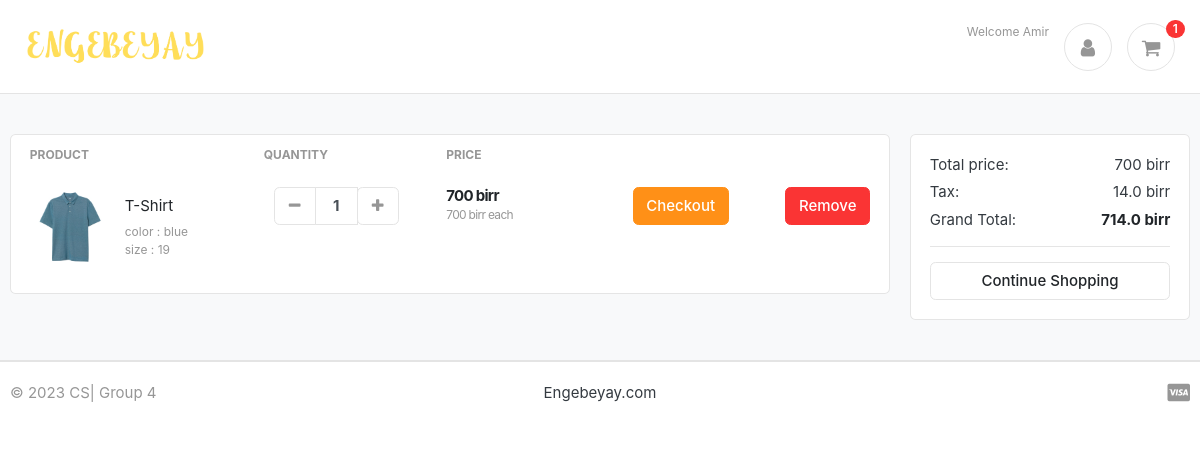
Before: /cart/ (signed in) with the older database file.
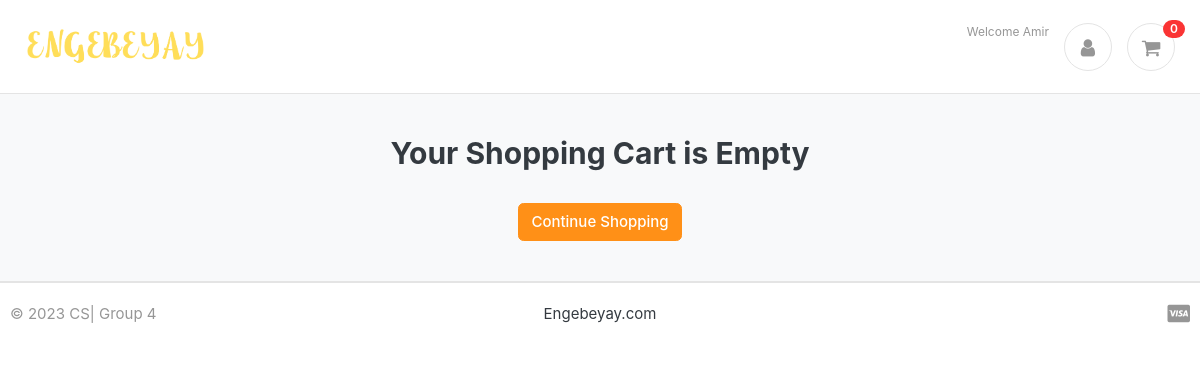
After: the same page with the newer database file.
### carts/models.py (models this page shows, shortened)
class CartItem(models.Model):
    user = models.ForeignKey(Account, on_delete=models.CASCADE, null=True)
    product = models.ForeignKey(Product, on_delete=models.CASCADE)
    variations = models.ManyToManyField(Variation, blank=True)
    cart    = models.ForeignKey(Cart, on_delete=models.CASCADE, null=True)
    quantity = models.IntegerField()
    is_active = models.BooleanField(default=True)
    def sub_total(self):
        return self.product.price * self.quantity

### store/models.py (models this page shows, shortened)
class Product(models.Model):
    owner          =models.ForeignKey(Account, on_delete=models.CASCADE, null=True, blank=True
                                         )
    product_name    = models.CharField(max_length=200, unique=True)
    slug            = models.SlugField(max_length=200, unique=True)
    description     = models.TextField(max_length=500, blank=True)
    price           = models.IntegerField()
    images          = models.ImageField(upload_to='photos/products')
    stock           = models.IntegerField()
    is_available    = models.BooleanField(default=True)
    category        = models.ForeignKey(Category, on_delete=models.CASCADE)
    created_date    = models.DateTimeField(auto_now_add=True)
    modified_date   = models.DateTimeField(auto_now=True)
    def get_url(self):
        return reverse('product_detail', args=[self.category.slug, self.slug])

class Variation(models.Model):
    product = models.ForeignKey(Product, on_delete=models.CASCADE)
    variation_category = models.CharField(max_length=100, choices=variation_category_choice)
    variation_value     = models.CharField(max_length=100)
    is_active           = models.BooleanField(default=True)
    created_date        = models.DateTimeField(auto_now=True)
    objects = VariationManager()

### carts/views.py (the view)
# urls.py: path('cart/', include('carts.urls')),
def cart(request, total=0, quantity=0, cart_items=None):
    try:
        tax = 0
        grand_total = 0
        if request.user.is_authenticated:
            cart_items = CartItem.objects.filter(user=request.user, is_active=True)
        else:
            cart = Cart.objects.get(cart_id=_cart_id(request))
            cart_items = CartItem.objects.filter(cart=cart, is_active=True)
        for cart_item in cart_items:
            total += (cart_item.product.price * cart_item.quantity)
            quantity += cart_item.quantity
        tax = (2 * total)/100
        grand_total = total + tax
    except ObjectDoesNotExist:
        pass #just ignore
    context = {
        'total': total,
        'quantity': quantity,
        'cart_items': cart_items,
        'tax'       : tax,
        'grand_total': grand_total,
    }
    return render(request, 'store/cart.html', context)

### carts/context_processors.py (called while the page is built)
def counter(request):
    cart_count = 0
    if 'admin' in request.path:
        return {}
    else:
        try:
            cart = Cart.objects.filter(cart_id=_cart_id(request))
            if request.user.is_authenticated:
                cart_items = CartItem.objects.all().filter(user=request.user)
            else:
                cart_items = CartItem.objects.all().filter(cart=cart[:1])
            for cart_item in cart_items:
                cart_count += cart_item.quantity
        except Cart.DoesNotExist:
            cart_count = 0
    return dict(cart_count=cart_count)

### carts/views.py (called while the page is built)
def _cart_id(request):
    cart = request.session.session_key
    if not cart:
        cart = request.session.create()
    return cart

### category/context_processors.py (called while the page is built)
def menu_links(request):
    links = Category.objects.all()
    return dict(links=links)

### templates/store/cart.html (shortened to what this page needs)
{% extends 'base.html' %}
{% load static %}
{% block content %}
<section class="section-content padding-y bg">
	<div class="container">
		{% if not cart_items %}
		<h2 class="text-center">Your Shopping Cart is Empty</h2>
		<br>
		<div class="text-center">
			<a href="{% url 'store' %}" class="btn btn-warning">Continue Shopping</a>
		</div>
		{% else %}
		<div class="row">
			<aside class="col-lg-9">
				<div class="card">
					<table class="table table-borderless table-shopping-cart">
						<thead class="text-muted">
							<tr class="small text-uppercase">
								<th scope="col">Product</th>
								<th scope="col" width="120">Quantity</th>
								<th scope="col" width="120">Price</th>
								<th scope="col" class="text-right" width="200"> </th>
							</tr>
						</thead>
						<tbody>
							{% for cart_item in cart_items %}
							<tr>
								<td>
									<figure class="itemside align-items-center">
										<div class="aside"><img src="{{ cart_item.product.images.url }}" class="img-sm">
										</div>
										<figcaption class="info">
											<a href="{{ cart_item.product.get_url }}" class="title text-dark">
												{{cart_item.product.product_name }}</a>
											<p class="text-muted small">
												{% if cart_item.variations.all %}
												{% for item in cart_item.variations.all %}
												{{ item.variation_category}} : {{ item.variation_value}} <br>
												{% endfor %}
												{% endif %}
											</p>
										</figcaption>
									</figure>
								</td>
								<td>
									<div class="col">
										<div class="input-group input-spinner">
											<div class="input-group-prepend">
												<a href="{% url 'remove_cart' cart_item.product.id cart_item.id %}"
													class="btn btn-light" type="button" id="button-plus"> <i
														class="fa fa-minus"></i> </a>
											</div>
											<input type="text" class="form-control" value="{{ cart_item.quantity }}">
											<div class="input-group-append">
												<form action="{% url 'add_cart' cart_item.product.id %}" method="POST">
													<button class="btn btn-light" type="submit" id="button-minus"> <i
															class="fa fa-plus"></i> </button>
												</form>
											</div>
										</div>
									</div>
								</td>
								<td>
									<div class="price-wrap">
										<var class="price"> {{ cart_item.sub_total }} birr</var>
										<small class="text-muted"> {{ cart_item.product.price }} birr each </small>
									</div>
								</td>
								<td class="text-right">
									<a href="{% url 'checkout' %}" class="btn btn-warning "> Checkout </a>
								</td>
								<td class="text-right">
									<a href="{% url 'remove_cart_item' cart_item.product.id cart_item.id %}"
										onclick="return confirm('Are you sure you want to delete this item?')"
										class="btn btn-danger"> Remove</a>
								</td>
							</tr>
							{% endfor %}
						</tbody>
					</table>
				</div>
			</aside>
			<aside class="col-lg-3">
				<div class="card">
					<div class="card-body">
						<dl class="dlist-align">
							<dt>Total price:</dt>
							<dd class="text-right"> {{total}} birr</dd>
						</dl>
						<dl class="dlist-align">
							<dt>Tax:</dt>
							<dd class="text-right"> {{tax}} birr</dd>
						</dl>
						<dl class="dlist-align">
							<dt>Grand Total:</dt>
							<dd class="text-right text-dark b"><strong> {{grand_total}} birr</strong></dd>
						</dl>
						<hr>
						<a href="{% url 'store' %}" class="btn btn-light btn-block">Continue Shopping</a>
					</div>
				</div>
			</aside>
		</div>
		{% endif %}
	</div>
</section>
{% endblock %}

### templates/includes/navbar.html
{% load static %}
<header class="section-header">
  <section class="header-main border-bottom">
    <div class="container">
      <nav class="navbar  ">
        <ul class="nav">
          <a href=" {% url 'home' %}" class="brand-wrap">
            <img class="logo" src="{% static './images/main-logo.png' %}">
          </a>
        </ul>
        <ul class="nav justify-content-end ">
          {% if user.id is None %}
          <div class="widget-header">
            <small class="title text-muted">Welcome guest</small>
            <div>
              <a href="{% url 'login' %}">Sign in</a> <span class="dark-transp"> | </span>
              <a href="{% url 'register' %}"> Register</a>
            </div>
          </div>
          {% else %}
          <div class="widget-header">
            <small class="title text-muted">Welcome {{user.first_name}}</small>
          </div>
          <a href="{% url 'dashboard' %}" class="widget-header pl-3 ">
            <div class="icon icon-sm rounded-circle border"><i class="fa fa-user"></i></div>
          </a>
          <a href="{% url 'cart' %}" class="widget-header pl-3 ">
            <div class="icon icon-sm rounded-circle border"><i class="fa fa-shopping-cart"></i></div>
            <span class="badge badge-pill badge-danger notify">{{cart_count}}</span>
          </a>
          {% endif %}
        </ul>
      </nav>
    </div>
  </section>
</header>

Changed rows visible on the page:
removed CartItem: product.images (picture), product.product_name "T-Shirt", quantity "1", sub_total "700", product.price "700"
removed Variation: variation_category "color", variation_value "blue"
removed Variation: variation_category "size", variation_value "19"
Other visible differences:
{{ cart_count }}: "1" → "0"
{{ total }}: "700" → (not shown)
{{ tax }}: "14.0" → (not shown)
{{ grand_total }}: "714.0" → (not shown)
text no longer shown: "PRODUCT QUANTITY PRICE Total price: birr Tax: birr Grand Total: birr"
text now shown: "Your Shopping Cart is Empty"
